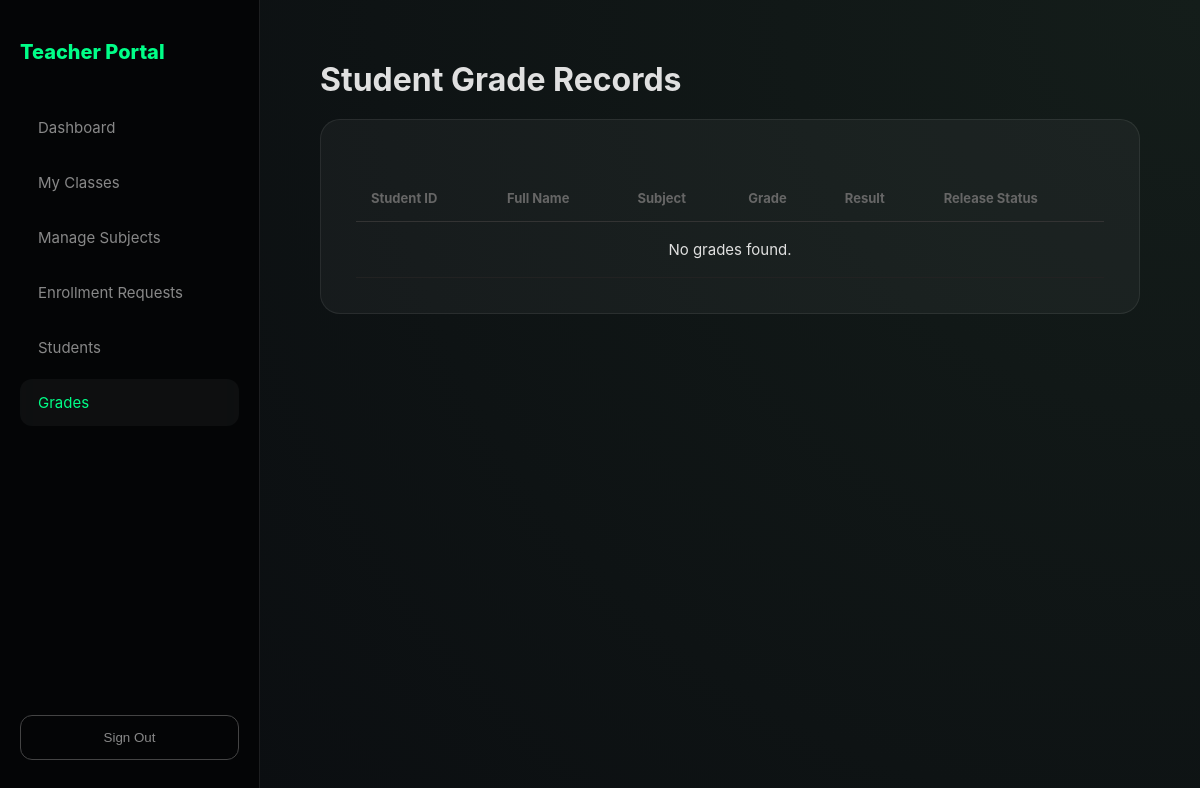
The app's page /tc/grades.php (signed in), older data.
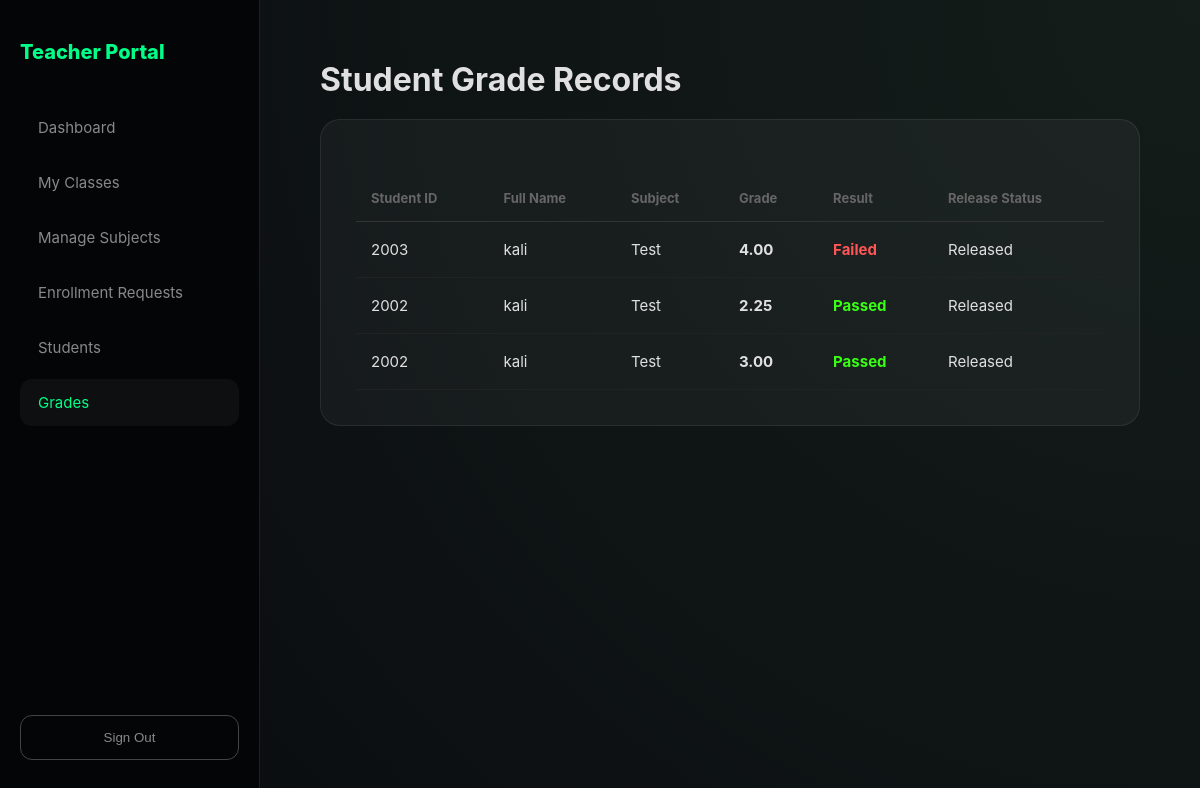
The same page, newer data.
### tables this page shows
CREATE TABLE `grades` (
  `id` int(11) NOT NULL,
  `student_id` varchar(50) DEFAULT NULL,
  `subject_id` int(11) DEFAULT NULL,
  `teacher_id` int(11) DEFAULT NULL,
  `grade` decimal(5,2) DEFAULT NULL,
  `status` enum('Released','Rejected','Pending') NOT NULL,
  `grade_status` enum('Passed','Failed') DEFAULT NULL,
  `created_at` timestamp NOT NULL DEFAULT current_timestamp()
);

CREATE TABLE `users` (
  `id` int(11) NOT NULL,
  `user_id` varchar(50) DEFAULT NULL,
  `email` varchar(255) NOT NULL,
  `fullname` varchar(100) DEFAULT NULL,
  `gender` varchar(255) NOT NULL,
  `role` enum('student','teacher','osas') DEFAULT NULL,
  `password` varchar(255) DEFAULT NULL,
  `status` enum('Active','Inactive') NOT NULL DEFAULT 'Active'
);

CREATE TABLE `subjects` (
  `subject_id` int(11) NOT NULL,
  `subject_code` varchar(20) NOT NULL,
  `subject_name` varchar(100) NOT NULL,
  `teacher_id` int(11) NOT NULL,
  `created_at` timestamp NOT NULL DEFAULT current_timestamp()
);

### tc/grades.php (the view, shortened to what this page needs)
<?php
include '../config/db.php';
$teacher_db_id = $_SESSION['user_id'];
$query = "
    SELECT
        u.user_id AS student_num,
        u.fullname,
        s.subject_name,
        g.grade,
        g.grade_status,
        g.status AS release_status
    FROM grades g
    JOIN users u ON g.student_id = u.user_id
    JOIN subjects s ON g.subject_id = s.subject_id
    WHERE g.teacher_id = ?
    ORDER BY s.subject_name ASC, u.fullname ASC
";
$stmt = $conn->prepare($query);
$stmt->bind_param("i", $teacher_db_id);
$stmt->execute();
$result = $stmt->get_result();
?>
<!DOCTYPE html>
<html lang="en">
<head>
    <link rel="stylesheet" href="/css/style.css">
</head>
<body>
<div class="app-shell">
    <aside class="sidebar">
        <div class="portal-brand">Teacher Portal</div>
        <div class="nav-group">
            <a class="nav-link" href="index.php">Dashboard</a>
            <a class="nav-link" href="my_class.php">My Classes</a>
            <a class="nav-link" href="subjects.php">Manage Subjects</a>
            <a class="nav-link" href="enrollment_requests.php">Enrollment Requests</a>
            <a class="nav-link" href="students.php">Students</a>
            <a class="nav-link active" href="grades.php">Grades</a>
        </div>
        <button class="sign-out-btn" onclick="window.location.href='/assets/logout.php'">Sign Out</button>
    </aside>
    <main class="main-view">
        <div class="container">
            <h1>Student Grade Records</h1>
            <div class="glass-card">
                <table class="modern-table">
                    <thead>
                        <tr>
                            <th>Student ID</th>
                            <th>Full Name</th>
                            <th>Subject</th>
                            <th>Grade</th>
                            <th>Result</th>
                            <th>Release Status</th>
                        </tr>
                    </thead>
                    <tbody>
                        <?php if ($result->num_rows > 0): ?>
                            <?php while ($row = $result->fetch_assoc()): ?>
                                <tr>
                                    <td><?= htmlspecialchars($row['student_num']) ?></td>
                                    <td><?= htmlspecialchars($row['fullname']) ?></td>
                                    <td><?= htmlspecialchars($row['subject_name']) ?></td>
                                    <td style="font-weight: bold;"><?= number_format($row['grade'], 2) ?></td>
                                    <td>
                                        <?php
                                            $color = ($row['grade_status'] === 'Passed') ? '#39ff14' : '#ff5555';
                                        ?>
                                        <span style="color: <?= $color ?>; font-weight: bold;">
                                            <?= htmlspecialchars($row['grade_status'] ?? 'N/A') ?>
                                        </span>
                                    </td>
                                    <td>
                                        <span class="status-badge">
                                            <?= htmlspecialchars($row['release_status']) ?>
                                        </span>
                                    </td>
                                </tr>
                            <?php endwhile; ?>
                        <?php else: ?>
                            <tr><td colspan="6" style="text-align:center;">No grades found.</td></tr>
                        <?php endif; ?>
                    </tbody>
                </table>
            </div>
        </div>
    </main>
</div>
</body>
</html>

Row changes from the older to the newer data that the page shows:
added grades: users.user_id "2003", users.fullname "kali", subject.subject_name "Test", grade "4.00", grade_status "Failed", status "Released"
added grades: users.user_id "2002", users.fullname "kali", subject.subject_name "Test", grade "2.25", grade_status "Passed", status "Released"
added grades: users.user_id "2002", users.fullname "kali", subject.subject_name "Test", grade "3.00", grade_status "Passed", status "Released"
Text that changed along with them:
text no longer shown: "No grades found."
